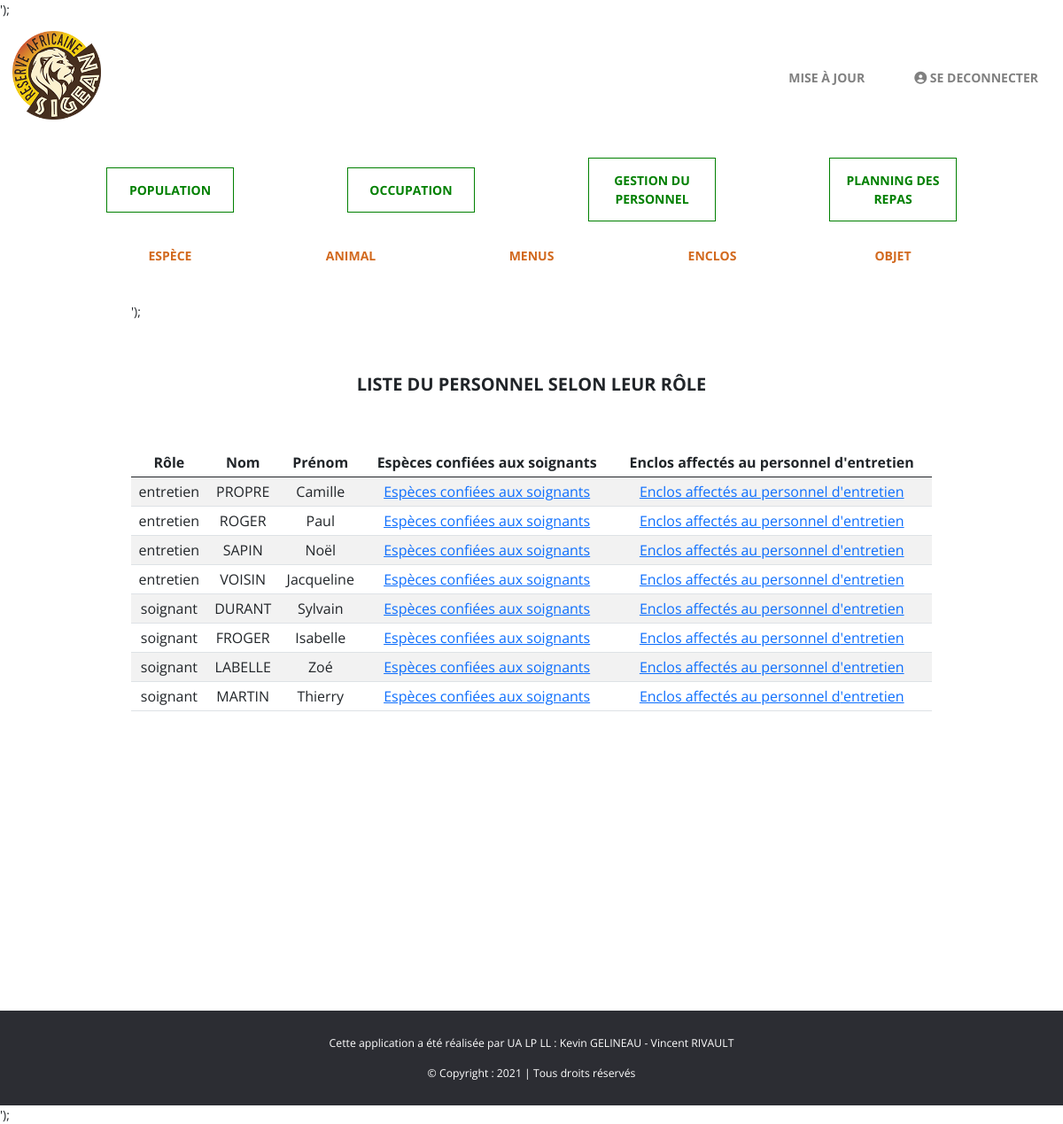
/index.php?controller=Profil&action=displayGestionPersonnel (signed in), run on the app's committed database.
### tables this page shows
CREATE TABLE IF NOT EXISTS `profil` (
  `id_profil` int NOT NULL AUTO_INCREMENT,
  `identifiant` varchar(50) DEFAULT NULL,
  `mdp` varchar(255) DEFAULT NULL,
  `nom` varchar(50) DEFAULT NULL,
  `prenom` varchar(50) DEFAULT NULL,
  `adresse` varchar(255) DEFAULT NULL,
  `telephone` varchar(15) DEFAULT NULL,
  `role` varchar(50) DEFAULT NULL,
  PRIMARY KEY (`id_profil`)
);

### Controller/ProfilController.php (called while the page is built, shortened)
<?php
include 'Config/config.php';
include 'Model/' . $classProfil . 'Model.php';
include 'View/' . $classProfil . 'View.php';
class ProfilController extends Controller {
    public function __construct() {
        include 'Config/config.php';
        $this->view = new $classView();
        $this->model = new $classModel();
    }
    public function displayGestionPersonnel() {
        $repartitionPersonnel = $this->model->getRepartitionPersonnel();
        $this->view->displayGestionPersonnel($repartitionPersonnel);
    }
}

### index.php (called while the page is built, shortened)
<?php
include 'Config/config.php';
include 'Model/Model.php';
include 'View/View.php';
function extractParameters() {
    include 'Config/config.php';
    if (isset($_GET['controller'])) {
        $controller = ucfirst($_GET['controller']) . "Controller";
    } else {
        $controller = '' . $classAccueil . 'Controller';
    }
    if (isset($_GET['action'])) {
        $action = $_GET['action'];
    } else {
        $action = 'displayAccueil';
    }
    return (['controller' => $controller, 'action' => $action]);
}
$paramGet = extractParameters();
$action = $paramGet['action'];
$controller = new $controller();
$controller->$action();

### Model/Model.php (called while the page is built, shortened)
<?php
$server = $_SERVER['HTTP_HOST'];
if ($server == 'localhost') {
    abstract class Model
{
    public function __construct()
    {
        try {
            $this->connexion = new PDO("mysql:host=" . self::SERVER . ";dbname="
            . self::BASE, self::USER, self::PASSWORD);
        } catch (Exception $e) {
            echo 'Erreur : ' . $e->getMessage();
        }
    }
}
}

### Config/config.php (called while the page is built, shortened)
<?php
$classProfil = "Profil";
$tableProfil = "profil";

### Model/ProfilModel.php (called while the page is built, shortened)
<?php
class ProfilModel extends Model {
    public function getRepartitionPersonnel() {
        include 'Config/config.php';
        $requete = "SELECT nom, prenom, role
        FROM $tableProfil
        WHERE role = 'soignant' OR role = 'entretien'
        ORDER BY role, nom";
        $resultat = $this->connexion->query($requete);
        $RepartitionPersonnel = $resultat->fetchAll(PDO::FETCH_ASSOC);
        return $RepartitionPersonnel;
    }
}

### View/ProfilView.php (the view, shortened to what this page needs)
<?php
class ProfilView extends View {
    public function displayGestionPersonnel($repartitionPersonnel) {
        include 'Config/config.php';
        $this->page .=
            '<h2>Liste du personnel selon leur rôle</h2>
            <table id="tableUser" class="table table-striped mb-0 text-center">
                <thead class="thead-dark">
                    <tr>
                        <th scope="col">Rôle</th>
                        <th scope="col">Nom</th>
                        <th scope="col">Prénom</th>
                        <th scope="col">Espèces confiées aux soignants</th>
                        <th scope="col">Enclos affectés au personnel d\'entretien</th>
                        ';
            $this->page .=
                '</tr>
                    </thead>
                    <tbody>
                <tr>';
        foreach ($repartitionPersonnel as $key) {
            $this->page .='
                        <td>' . $key['role'] . '</td>
                        <td>' . $key['nom'] . '</td>
                        <td>' . $key['prenom'] . '</td>
                        <td><a href="index.php?controller=' . $classProfil . '&action=displayPersonnelSoignant&id=' . $key['role'] . '">Espèces confiées aux soignants</a></td>
                        <td><a href="index.php?controller=' . $classProfil . '&action=displayPersonnelEntretien&id=' . $key['role'] . '">Enclos affectés au personnel d\'entretien</a></td>
                    </tr>';
        }
            $this->page .=
                '</tbody>
            </table>';
    }
}

### bibliotheques/css/style.css (style rules this page uses)
* { box-sizing: border-box; margin: 0; padding: 0; }
html { font-size: 62.5%; padding: 0; margin: 0; height: 100%; scroll-behavior: smooth; }
body { font-family: 'Open Sans', 'Poppins', 'Roboto', sans-serif; font-size: 1.4em; margin: 0 auto; padding: 0; text-align: justify; width: 100%; height: 100%; position: relative; }
h1 { text-align: center; }
#container { width: 80%; margin: 0 auto; padding: 0 2em; min-height: 100%; position: relative; }
.flexBetween { display: flex; justify-content: space-between; align-items: center; }
.flexBetweenWrap { display: flex; justify-content: space-between; align-items: center; flex-wrap: wrap; }
.flexStart { display: flex; justify-content: flex-start; align-items: center; }
.flexEnd { display: flex; justify-content: flex-end; align-items: center; }
.navMenu { width: 80%; padding: 1em 0; margin: 0 auto; }
nav ul { width: 100%; padding: 0; }
nav ul li { list-style-type: none; margin: 1em; }
#acc { background-color: #2c2d33; color: #ffffff; font-weight: bold; text-decoration: none; }
#menuPrincipal { list-style: none; padding: 0; margin: 0; }
#menuParc { list-style: none; padding: 0; margin-bottom: 1em; }
main { width: 100%; }
main h2 { text-align: center; text-transform: uppercase; font-weight: bold; margin: 3em 0; }
footer { width: 100%; background-color: #2c2d33; color: white; padding: 2em 0; position: relative; }
footer p { text-align: center; }
#licence { display: block; color: white; text-align: center; line-height: normal; margin: 0 auto; }
#licence p { padding: 0; margin: 0; color: white; }

### data on the page
profil: role "entretien", nom "PROPRE", prenom "Camille"
profil: role "entretien", nom "ROGER", prenom "Paul"
profil: role "entretien", nom "SAPIN", prenom "Noël"
profil: role "entretien", nom "VOISIN", prenom "Jacqueline"
profil: role "soignant", nom "DURANT", prenom "Sylvain"
profil: role "soignant", nom "FROGER", prenom "Isabelle"
profil: role "soignant", nom "LABELLE", prenom "Zoé"
profil: role "soignant", nom "MARTIN", prenom "Thierry"
